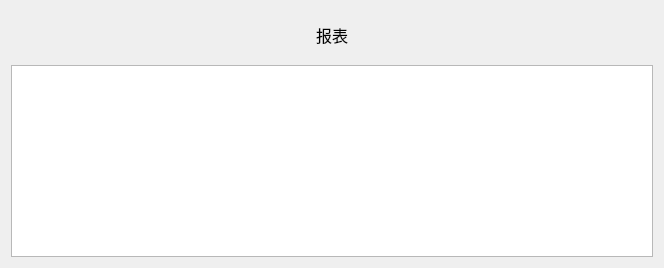
      <widget class="QWidget" name="TAB_SalesReport">
       <attribute name="title">
        <string>销售报表</string>
       </attribute>
       <layout class="QVBoxLayout" name="verticalLayout_5">
        <item>
         <widget class="QWidget" name="WGT_Report" native="true">
          <layout class="QHBoxLayout" name="horizontalLayout_4">
           <item>
            <spacer name="horizontalSpacer_7">
             <property name="orientation">
              <enum>Qt::Horizontal</enum>
             </property>
             <property name="sizeHint" stdset="0">
              <size>
               <width>262</width>
               <height>20</height>
              </size>
             </property>
            </spacer>
           </item>
           <item>
            <widget class="QLabel" name="LBL_ReportTitle">
             <property name="minimumSize">
              <size>
               <width>100</width>
               <height>30</height>
              </size>
             </property>
             <property name="maximumSize">
              <size>
               <width>100</width>
               <height>30</height>
              </size>
             </property>
             <property name="font">
              <font>
               <pointsize>12</pointsize>
              </font>
             </property>
             <property name="text">
              <string>报表</string>
             </property>
             <property name="alignment">
              <set>Qt::AlignCenter</set>
             </property>
            </widget>
           </item>
           <item>
            <spacer name="horizontalSpacer_8">
             <property name="orientation">
              <enum>Qt::Horizontal</enum>
             </property>
             <property name="sizeHint" stdset="0">
              <size>
               <width>262</width>
               <height>20</height>
              </size>
             </property>
            </spacer>
           </item>
          </layout>
         </widget>
        </item>
        <item>
         <widget class="QTableView" name="TBW_ReportInfo"/>
        </item>
       </layout>
      </widget>
